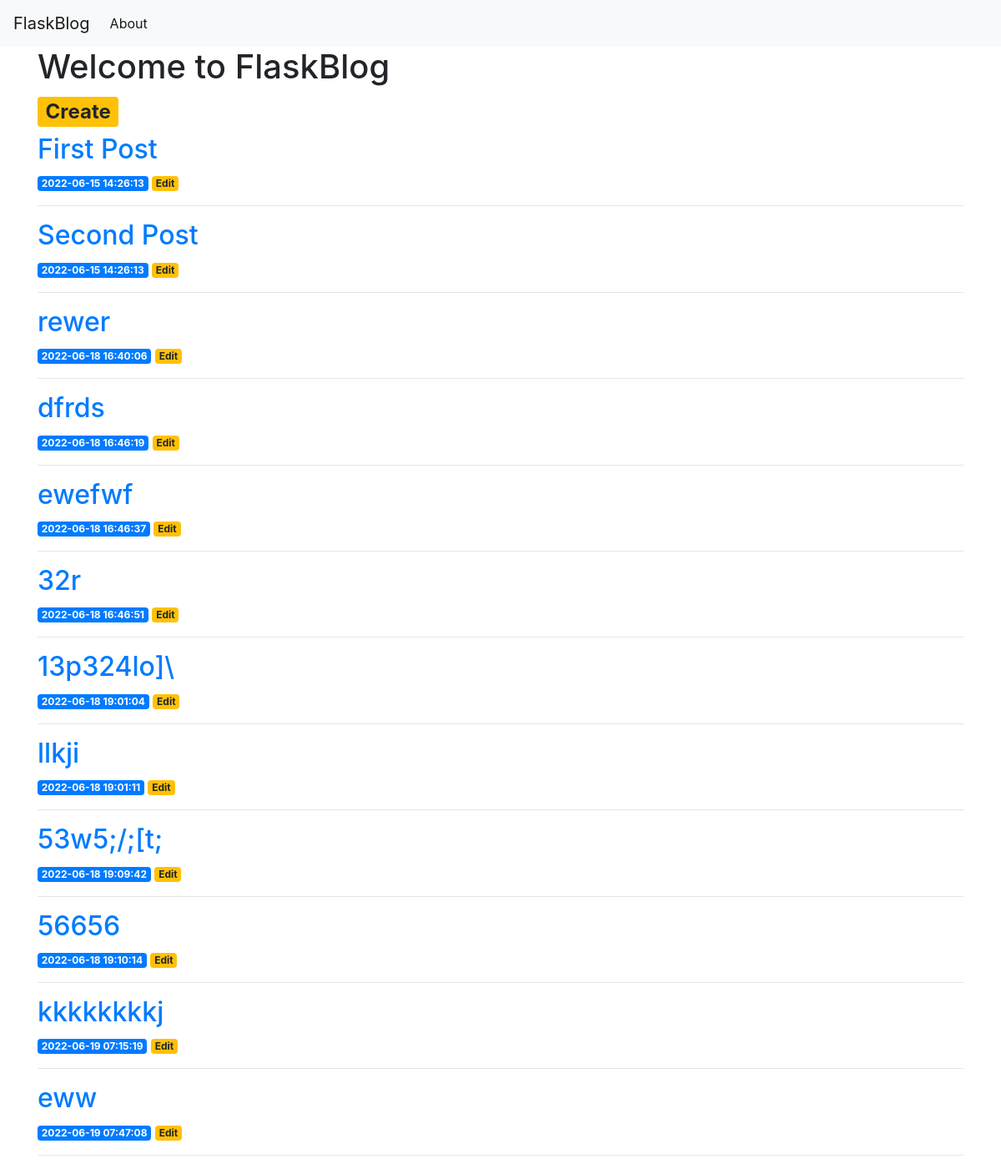
The page / on the database its author committed.
### tables this page shows
CREATE TABLE posts (
    id INTEGER PRIMARY KEY AUTOINCREMENT,
    created TIMESTAMP NOT NULL DEFAULT CURRENT_TIMESTAMP,
    title TEXT NOT NULL,
    content TEXT NOT NULL
);

### app.py (the view)
@app.route('/')
def index():
    conn = get_db_connection()
    posts = conn.execute('SELECT * FROM posts').fetchall()
    conn.close()
    return render_template('index.html', posts=posts)

### app.py (called while the page is built)
def get_db_connection():
    conn = sqlite3.connect('database.db')
    conn.row_factory = sqlite3.Row
    return conn

### templates/index.html
{% extends 'base.html' %}
{% block content %}
    <h1>{% block title %} Welcome to FlaskBlog {% endblock %}</h1>
<h2>
    <a href="{{url_for('create') }}">
        <span class="badge badge-warning">Create</span>
    </a>
</h2>
    {% for post in posts %}
        <a href="{{ url_for('post', post_id=post['id']) }}">
            <h2>{{ post['title'] }}</h2>
        </a>
        <span class="badge badge-primary">{{ post['created'] }}</span>
        <a href="{{ url_for('edit', id=post['id']) }}">
            <span class="badge badge-warning">Edit</span>
        </a>
        <hr>
    {% endfor %}
{% endblock %}

### templates/base.html (shortened to what this page needs)
<!doctype html>
<html lang="en">
  <head>
    <link rel="stylesheet" href="https://stackpath.bootstrapcdn.com/bootstrap/4.3.1/css/bootstrap.min.css">
  </head>
  <body>
    <nav class="navbar navbar-expand-md navbar-light bg-light">
        <a class="navbar-brand" href="{{ url_for('index')}}">FlaskBlog</a>
        <div class="collapse navbar-collapse" id="navbarNav">
            <ul class="navbar-nav">
            <li class="nav-item active">
                <a class="nav-link" href="#">About</a>
            </li>
            </ul>
        </div>
    </nav>
    <div class="container">
        {% block content %} {% endblock %}
    </div>
  </body>
</html>

### rows shown on the page
posts: title "First Post", created "2022-06-15 14:26:13"
posts: title "Second Post", created "2022-06-15 14:26:13"
posts: title "rewer", created "2022-06-18 16:40:06"
posts: title "dfrds", created "2022-06-18 16:46:19"
posts: title "ewefwf", created "2022-06-18 16:46:37"
posts: title "32r", created "2022-06-18 16:46:51"
posts: title "13p324lo]\\", created "2022-06-18 19:01:04"
posts: title "llkji", created "2022-06-18 19:01:11"
posts: title "53w5;/;[t;", created "2022-06-18 19:09:42"
posts: title "56656", created "2022-06-18 19:10:14"
posts: title "kkkkkkkkj", created "2022-06-19 07:15:19"
posts: title "eww", created "2022-06-19 07:47:08"
